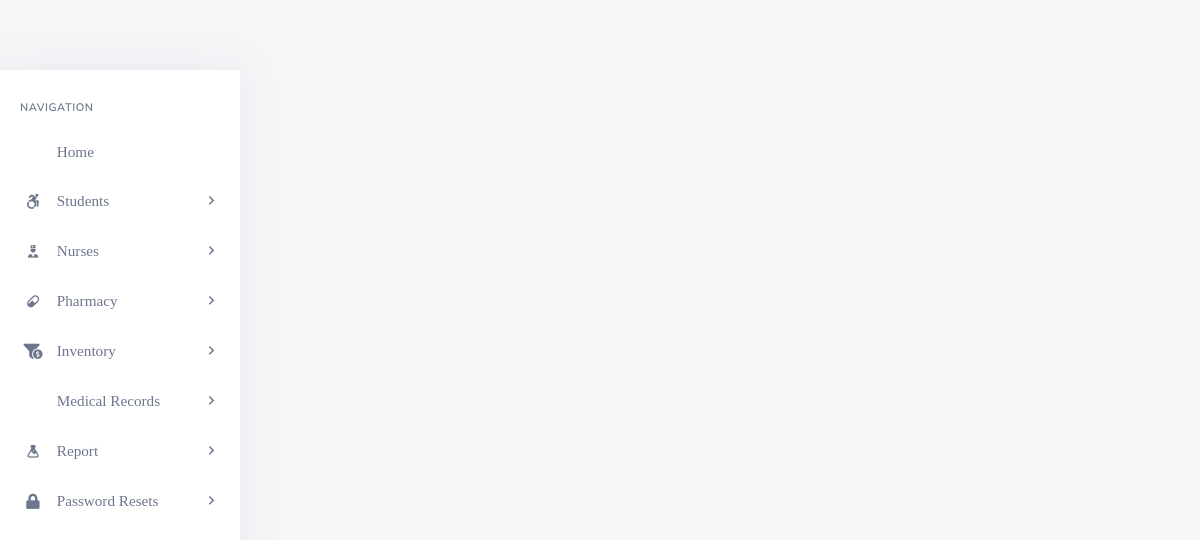
The page /backend/admin/his_admin_add_single_lab_result.php?lab_number=9DMN5 on the database as committed earlier.
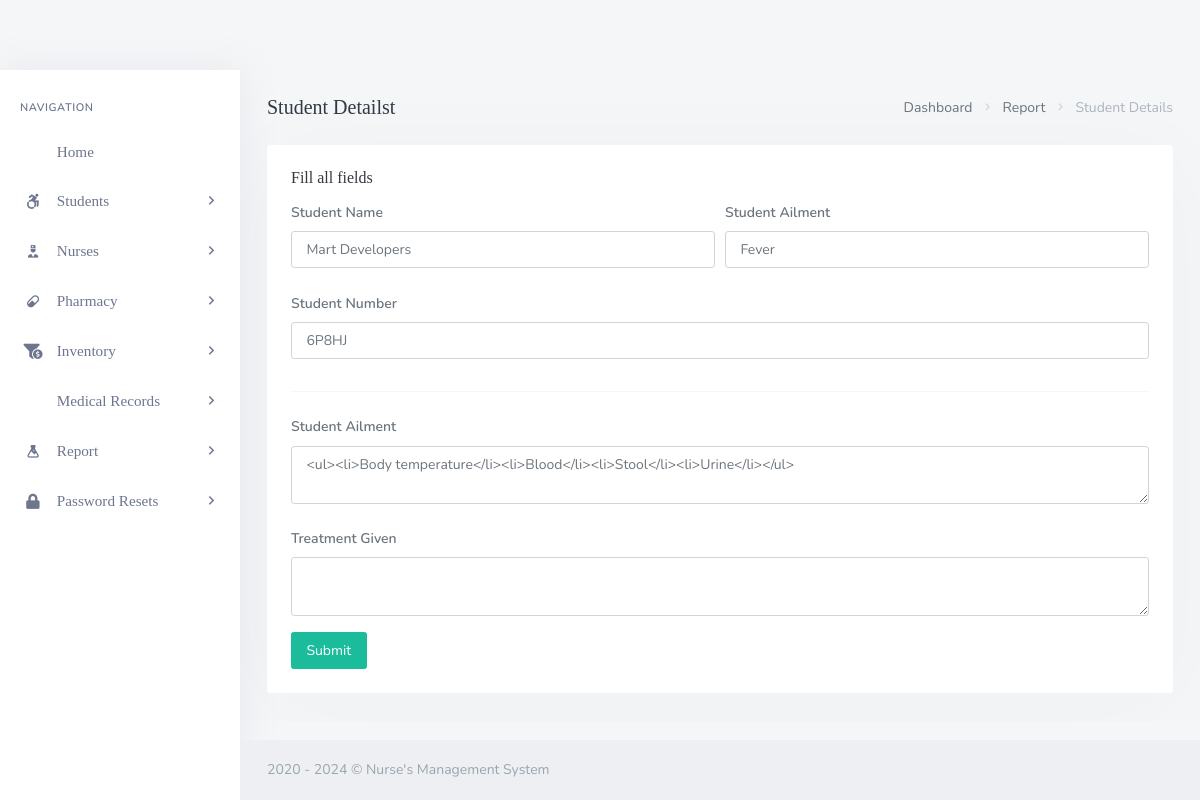
The same page on the database as committed later.
### tables this page shows
CREATE TABLE `his_laboratory` (
  `lab_id` int(20) NOT NULL,
  `lab_pat_name` varchar(200) DEFAULT NULL,
  `lab_pat_ailment` varchar(200) DEFAULT NULL,
  `lab_pat_number` varchar(200) DEFAULT NULL,
  `lab_pat_tests` longtext,
  `lab_pat_results` longtext,
  `lab_number` varchar(200) DEFAULT NULL,
  `lab_date_rec` timestamp NULL DEFAULT CURRENT_TIMESTAMP ON UPDATE CURRENT_TIMESTAMP
);

### backend/admin/his_admin_add_single_lab_result.php (the view, shortened to what the changed rows need)
<?php
	include('assets/inc/config.php');
?>
<!DOCTYPE html>
<html lang="en">
    <?php include('assets/inc/head.php');?>
    <body>
        <div id="wrapper">
            <?php include("assets/inc/sidebar.php");?>
            <?php
                $lab_number = $_GET['lab_number'];
                $ret="SELECT  * FROM his_laboratory WHERE lab_number=?";
                $stmt= $mysqli->prepare($ret) ;
                $stmt->bind_param('s',$lab_number);
                $stmt->execute() ;
                $res=$stmt->get_result();
                while($row=$res->fetch_object())
                {
            ?>
                <div class="content-page">
                    <div class="content">
                        <div class="container-fluid">
                            <div class="row">
                                <div class="col-12">
                                    <div class="page-title-box">
                                        <div class="page-title-right">
                                            <ol class="breadcrumb m-0">
                                                <li class="breadcrumb-item"><a href="his_admin_dashboard.php">Dashboard</a></li>
                                                <li class="breadcrumb-item"><a href="javascript: void(0);">Report</a></li>
                                                <li class="breadcrumb-item active">Student Details</li>
                                            </ol>
                                        </div>
                                        <h4 class="page-title">Student Detailst</h4>
                                    </div>
                                </div>
                            </div>
                            <div class="row">
                                <div class="col-12">
                                    <div class="card">
                                        <div class="card-body">
                                            <h4 class="header-title">Fill all fields</h4>
                                            <form method="post">
                                                <div class="form-row">
                                                    <div class="form-group col-md-6">
                                                        <label for="inputEmail4" class="col-form-label">Student Name</label>
                                                        <input type="text" required="required" readonly name="lab_pat_name" value="<?php echo $row->lab_pat_name;?>" class="form-control" id="inputEmail4" placeholder="Patient's First Name">
                                                    </div>
                                                    <div class="form-group col-md-6">
                                                        <label for="inputPassword4" class="col-form-label">Student Ailment</label>
                                                        <input required="required" type="text" readonly name="lab_pat_ailment" value="<?php echo $row->lab_pat_ailment;?>" class="form-control"  id="inputPassword4" placeholder="Patient`s Last Name">
                                                    </div>
                                                </div>
                                                <div class="form-row">
                                                    <div class="form-group col-md-12">
                                                        <label for="inputEmail4" class="col-form-label">Student Number</label>
                                                        <input type="text" required="required" readonly name="lab_pat_number" value="<?php echo $row->lab_pat_number;?>" class="form-control" id="inputEmail4" placeholder="DD/MM/YYYY">
                                                    </div>
                                                </div>
                                                <hr>
                                                <div class="form-group">
                                                        <label for="inputAddress" class="col-form-label">Student Ailment</label>
                                                        <textarea required="required"  type="text" class="form-control" name="lab_pat_tests" id="editor"><?php echo $row->lab_pat_tests;?></textarea>
                                                </div>
                                                <div class="form-group">
                                                        <label for="inputAddress" class="col-form-label">Treatment Given</label>
                                                        <textarea required="required"   type="text" class="form-control" name="lab_pat_results" id="editor1"></textarea>
                                                </div>
                                                <button type="submit" name="add_patient_lab_result" class="ladda-button btn btn-success" data-style="expand-right">Submit</button>
                                            </form>
                                        </div>
                                    </div>
                                </div>
                            </div>
                        </div>
                    </div>
                    <?php include('assets/inc/footer.php');?>
                </div>
            <?php }?>
        </div>
    </body>
</html>

### backend/admin/assets/inc/footer.php
<footer class="footer">
    <div class="container-fluid">
        <div class="row">
            <div class="col-md-12">
                2020 - <?php echo date('Y'); ?> &copy; Nurse's Management System</a>
            </div>
        </div>
    </div>
</footer>

Rows that differ between the two databases and show on the page:
added his_laboratory: lab_pat_name "Mart Developers", lab_pat_ailment "Fever", lab_pat_number "6P8HJ", lab_pat_tests "<ul><li>Body temperature</li><li>Blood</li><li>Stool</li><li>Urine</li></ul>"
